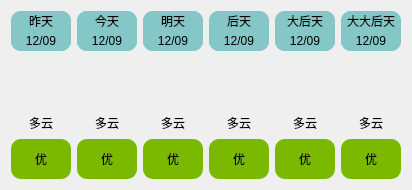
     <widget class="QWidget" name="widgetThree" native="true">
      <layout class="QHBoxLayout" name="horizontalLayout_16">
       <item>
        <layout class="QVBoxLayout" name="verticalLayout_16">
         <item>
          <widget class="QWidget" name="widget" native="true">
           <property name="styleSheet">
            <string notr="true">background-color: rgb(133, 199, 199);
border-radius: 10px;
border-bottom-left-radius: 10px;
border-bottom-right-radius: 10px;</string>
           </property>
           <layout class="QVBoxLayout" name="verticalLayout_14">
            <property name="spacing">
             <number>0</number>
            </property>
            <property name="leftMargin">
             <number>0</number>
            </property>
            <property name="topMargin">
             <number>0</number>
            </property>
            <property name="rightMargin">
             <number>0</number>
            </property>
            <property name="bottomMargin">
             <number>0</number>
            </property>
            <item>
             <widget class="QLabel" name="label">
              <property name="minimumSize">
               <size>
                <width>60</width>
                <height>20</height>
               </size>
              </property>
              <property name="maximumSize">
               <size>
                <width>60</width>
                <height>20</height>
               </size>
              </property>
              <property name="text">
               <string>昨天</string>
              </property>
              <property name="alignment">
               <set>Qt::AlignCenter</set>
              </property>
             </widget>
            </item>
            <item>
             <widget class="QLabel" name="label_2">
              <property name="minimumSize">
               <size>
                <width>60</width>
                <height>20</height>
               </size>
              </property>
              <property name="maximumSize">
               <size>
                <width>60</width>
                <height>20</height>
               </size>
              </property>
              <property name="text">
               <string>12/09</string>
              </property>
              <property name="alignment">
               <set>Qt::AlignCenter</set>
              </property>
             </widget>
            </item>
           </layout>
          </widget>
         </item>
         <item>
          <layout class="QVBoxLayout" name="verticalLayout_15">
           <item>
            <widget class="QLabel" name="label_3">
             <property name="minimumSize">
              <size>
               <width>60</width>
               <height>50</height>
              </size>
             </property>
             <property name="maximumSize">
              <size>
               <width>60</width>
               <height>50</height>
              </size>
             </property>
             <property name="text">
              <string/>
             </property>
             <property name="pixmap">
              <pixmap resource="sourceimg.qrc">:/img/img/CloudytoSunny.png</pixmap>
             </property>
             <property name="scaledContents">
              <bool>true</bool>
             </property>
            </widget>
           </item>
           <item>
            <widget class="QLabel" name="label_4">
             <property name="minimumSize">
              <size>
               <width>60</width>
               <height>20</height>
              </size>
             </property>
             <property name="maximumSize">
              <size>
               <width>60</width>
               <height>20</height>
              </size>
             </property>
             <property name="text">
              <string>多云</string>
             </property>
             <property name="alignment">
              <set>Qt::AlignCenter</set>
             </property>
            </widget>
           </item>
          </layout>
         </item>
         <item>
          <widget class="QLabel" name="labelAir">
           <property name="minimumSize">
            <size>
             <width>60</width>
             <height>40</height>
            </size>
           </property>
           <property name="maximumSize">
            <size>
             <width>60</width>
             <height>40</height>
            </size>
           </property>
           <property name="styleSheet">
            <string notr="true">
border-radius: 10px;
border-bottom-left-radius: 10px;
border-bottom-right-radius: 10px;
background-color: rgb(123, 185, 0);</string>
           </property>
           <property name="text">
            <string>优</string>
           </property>
           <property name="alignment">
            <set>Qt::AlignCenter</set>
           </property>
          </widget>
         </item>
        </layout>
       </item>
       <item>
        <layout class="QVBoxLayout" name="verticalLayout_17">
         <item>
          <widget class="QWidget" name="widget" native="true">
           <property name="styleSheet">
            <string notr="true">background-color: rgb(133, 199, 199);
border-radius: 10px;
border-bottom-left-radius: 10px;
border-bottom-right-radius: 10px;</string>
           </property>
           <layout class="QVBoxLayout" name="verticalLayout_18">
            <property name="spacing">
             <number>0</number>
            </property>
            <property name="leftMargin">
             <number>0</number>
            </property>
            <property name="topMargin">
             <number>0</number>
            </property>
            <property name="rightMargin">
             <number>0</number>
            </property>
            <property name="bottomMargin">
             <number>0</number>
            </property>
            <item>
             <widget class="QLabel" name="label_5">
              <property name="minimumSize">
               <size>
                <width>60</width>
                <height>20</height>
               </size>
              </property>
              <property name="maximumSize">
               <size>
                <width>60</width>
                <height>20</height>
               </size>
              </property>
              <property name="text">
               <string>今天</string>
              </property>
              <property name="alignment">
               <set>Qt::AlignCenter</set>
              </property>
             </widget>
            </item>
            <item>
             <widget class="QLabel" name="label_6">
              <property name="minimumSize">
               <size>
                <width>60</width>
                <height>20</height>
               </size>
              </property>
              <property name="maximumSize">
               <size>
                <width>60</width>
                <height>20</height>
               </size>
              </property>
              <property name="text">
               <string>12/09</string>
              </property>
              <property name="alignment">
               <set>Qt::AlignCenter</set>
              </property>
             </widget>
            </item>
           </layout>
          </widget>
         </item>
         <item>
          <layout class="QVBoxLayout" name="verticalLayout_19">
           <item>
            <widget class="QLabel" name="label_7">
             <property name="minimumSize">
              <size>
               <width>60</width>
               <height>50</height>
              </size>
             </property>
             <property name="maximumSize">
              <size>
               <width>60</width>
               <height>50</height>
              </size>
             </property>
             <property name="text">
              <string/>
             </property>
             <property name="pixmap">
              <pixmap resource="sourceimg.qrc">:/img/img/CloudytoSunny.png</pixmap>
             </property>
             <property name="scaledContents">
              <bool>true</bool>
             </property>
            </widget>
           </item>
           <item>
            <widget class="QLabel" name="label_8">
             <property name="minimumSize">
              <size>
               <width>60</width>
               <height>20</height>
              </size>
             </property>
             <property name="maximumSize">
              <size>
               <width>60</width>
               <height>20</height>
              </size>
             </property>
             <property name="text">
              <string>多云</string>
             </property>
             <property name="alignment">
              <set>Qt::AlignCenter</set>
             </property>
            </widget>
           </item>
          </layout>
         </item>
         <item>
          <widget class="QLabel" name="labelAir_2">
           <property name="minimumSize">
            <size>
             <width>60</width>
             <height>40</height>
            </size>
           </property>
           <property name="maximumSize">
            <size>
             <width>60</width>
             <height>40</height>
            </size>
           </property>
           <property name="styleSheet">
            <string notr="true">
border-radius: 10px;
border-bottom-left-radius: 10px;
border-bottom-right-radius: 10px;
background-color: rgb(123, 185, 0);</string>
           </property>
           <property name="text">
            <string>优</string>
           </property>
           <property name="alignment">
            <set>Qt::AlignCenter</set>
           </property>
          </widget>
         </item>
        </layout>
       </item>
       <item>
        <layout class="QVBoxLayout" name="verticalLayout_20">
         <item>
          <widget class="QWidget" name="widget" native="true">
           <property name="styleSheet">
            <string notr="true">background-color: rgb(133, 199, 199);
border-radius: 10px;
border-bottom-left-radius: 10px;
border-bottom-right-radius: 10px;</string>
           </property>
           <layout class="QVBoxLayout" name="verticalLayout_21">
            <property name="spacing">
             <number>0</number>
            </property>
            <property name="leftMargin">
             <number>0</number>
            </property>
            <property name="topMargin">
             <number>0</number>
            </property>
            <property name="rightMargin">
             <number>0</number>
            </property>
            <property name="bottomMargin">
             <number>0</number>
            </property>
            <item>
             <widget class="QLabel" name="label_9">
              <property name="minimumSize">
               <size>
                <width>60</width>
                <height>20</height>
               </size>
              </property>
              <property name="maximumSize">
               <size>
                <width>60</width>
                <height>20</height>
               </size>
              </property>
              <property name="text">
               <string>明天</string>
              </property>
              <property name="alignment">
               <set>Qt::AlignCenter</set>
              </property>
             </widget>
            </item>
            <item>
             <widget class="QLabel" name="label_10">
              <property name="minimumSize">
               <size>
                <width>60</width>
                <height>20</height>
               </size>
              </property>
              <property name="maximumSize">
               <size>
                <width>60</width>
                <height>20</height>
               </size>
              </property>
              <property name="text">
               <string>12/09</string>
              </property>
              <property name="alignment">
               <set>Qt::AlignCenter</set>
              </property>
             </widget>
            </item>
           </layout>
          </widget>
         </item>
         <item>
          <layout class="QVBoxLayout" name="verticalLayout_22">
           <item>
            <widget class="QLabel" name="label_11">
             <property name="minimumSize">
              <size>
               <width>60</width>
               <height>50</height>
              </size>
             </property>
             <property name="maximumSize">
              <size>
               <width>60</width>
               <height>50</height>
              </size>
             </property>
             <property name="text">
              <string/>
             </property>
             <property name="pixmap">
              <pixmap resource="sourceimg.qrc">:/img/img/CloudytoSunny.png</pixmap>
             </property>
             <property name="scaledContents">
              <bool>true</bool>
             </property>
            </widget>
           </item>
           <item>
            <widget class="QLabel" name="label_12">
             <property name="minimumSize">
              <size>
               <width>60</width>
               <height>20</height>
              </size>
             </property>
             <property name="maximumSize">
              <size>
               <width>60</width>
               <height>20</height>
              </size>
             </property>
             <property name="text">
              <string>多云</string>
             </property>
             <property name="alignment">
              <set>Qt::AlignCenter</set>
             </property>
            </widget>
           </item>
          </layout>
         </item>
         <item>
          <widget class="QLabel" name="labelAir_3">
           <property name="minimumSize">
            <size>
             <width>60</width>
             <height>40</height>
            </size>
           </property>
           <property name="maximumSize">
            <size>
             <width>60</width>
             <height>40</height>
            </size>
           </property>
           <property name="styleSheet">
            <string notr="true">
border-radius: 10px;
border-bottom-left-radius: 10px;
border-bottom-right-radius: 10px;
background-color: rgb(123, 185, 0);</string>
           </property>
           <property name="text">
            <string>优</string>
           </property>
           <property name="alignment">
            <set>Qt::AlignCenter</set>
           </property>
          </widget>
         </item>
        </layout>
       </item>
       <item>
        <layout class="QVBoxLayout" name="verticalLayout_23">
         <item>
          <widget class="QWidget" name="widget" native="true">
           <property name="styleSheet">
            <string notr="true">background-color: rgb(133, 199, 199);
border-radius: 10px;
border-bottom-left-radius: 10px;
border-bottom-right-radius: 10px;</string>
           </property>
           <layout class="QVBoxLayout" name="verticalLayout_24">
            <property name="spacing">
             <number>0</number>
            </property>
            <property name="leftMargin">
             <number>0</number>
            </property>
            <property name="topMargin">
             <number>0</number>
            </property>
            <property name="rightMargin">
             <number>0</number>
            </property>
            <property name="bottomMargin">
             <number>0</number>
            </property>
            <item>
             <widget class="QLabel" name="label_13">
              <property name="minimumSize">
               <size>
                <width>60</width>
                <height>20</height>
               </size>
              </property>
              <property name="maximumSize">
               <size>
                <width>60</width>
                <height>20</height>
               </size>
              </property>
              <property name="text">
               <string>后天</string>
              </property>
              <property name="alignment">
               <set>Qt::AlignCenter</set>
              </property>
             </widget>
            </item>
            <item>
             <widget class="QLabel" name="label_14">
              <property name="minimumSize">
               <size>
                <width>60</width>
                <height>20</height>
               </size>
              </property>
              <property name="maximumSize">
               <size>
                <width>60</width>
                <height>20</height>
               </size>
              </property>
              <property name="text">
               <string>12/09</string>
              </property>
              <property name="alignment">
               <set>Qt::AlignCenter</set>
              </property>
             </widget>
            </item>
           </layout>
          </widget>
         </item>
         <item>
          <layout class="QVBoxLayout" name="verticalLayout_25">
           <item>
            <widget class="QLabel" name="label_15">
             <property name="minimumSize">
              <size>
               <width>60</width>
               <height>50</height>
              </size>
             </property>
             <property name="maximumSize">
              <size>
               <width>60</width>
               <height>50</height>
              </size>
             </property>
             <property name="text">
              <string/>
             </property>
             <property name="pixmap">
              <pixmap resource="sourceimg.qrc">:/img/img/CloudytoSunny.png</pixmap>
             </property>
             <property name="scaledContents">
              <bool>true</bool>
             </property>
            </widget>
           </item>
           <item>
            <widget class="QLabel" name="label_16">
             <property name="minimumSize">
              <size>
               <width>60</width>
               <height>20</height>
              </size>
             </property>
             <property name="maximumSize">
              <size>
               <width>60</width>
               <height>20</height>
              </size>
             </property>
             <property name="text">
              <string>多云</string>
             </property>
             <property name="alignment">
              <set>Qt::AlignCenter</set>
             </property>
            </widget>
           </item>
          </layout>
         </item>
         <item>
          <widget class="QLabel" name="labelAir_4">
           <property name="minimumSize">
            <size>
             <width>60</width>
             <height>40</height>
            </size>
           </property>
           <property name="maximumSize">
            <size>
             <width>60</width>
             <height>40</height>
            </size>
           </property>
           <property name="styleSheet">
            <string notr="true">
border-radius: 10px;
border-bottom-left-radius: 10px;
border-bottom-right-radius: 10px;
background-color: rgb(123, 185, 0);</string>
           </property>
           <property name="text">
            <string>优</string>
           </property>
           <property name="alignment">
            <set>Qt::AlignCenter</set>
           </property>
          </widget>
         </item>
        </layout>
       </item>
       <item>
        <layout class="QVBoxLayout" name="verticalLayout_26">
         <item>
          <widget class="QWidget" name="widget" native="true">
           <property name="styleSheet">
            <string notr="true">background-color: rgb(133, 199, 199);
border-radius: 10px;
border-bottom-left-radius: 10px;
border-bottom-right-radius: 10px;</string>
           </property>
           <layout class="QVBoxLayout" name="verticalLayout_27">
            <property name="spacing">
             <number>0</number>
            </property>
            <property name="leftMargin">
             <number>0</number>
            </property>
            <property name="topMargin">
             <number>0</number>
            </property>
            <property name="rightMargin">
             <number>0</number>
            </property>
            <property name="bottomMargin">
             <number>0</number>
            </property>
            <item>
             <widget class="QLabel" name="label_17">
              <property name="minimumSize">
               <size>
                <width>60</width>
                <height>20</height>
               </size>
              </property>
              <property name="maximumSize">
               <size>
                <width>60</width>
                <height>20</height>
               </size>
              </property>
              <property name="text">
               <string>大后天</string>
              </property>
              <property name="alignment">
               <set>Qt::AlignCenter</set>
              </property>
             </widget>
            </item>
            <item>
             <widget class="QLabel" name="label_18">
              <property name="minimumSize">
               <size>
                <width>60</width>
                <height>20</height>
               </size>
              </property>
              <property name="maximumSize">
               <size>
                <width>60</width>
                <height>20</height>
               </size>
              </property>
              <property name="text">
               <string>12/09</string>
              </property>
              <property name="alignment">
               <set>Qt::AlignCenter</set>
              </property>
             </widget>
            </item>
           </layout>
          </widget>
         </item>
         <item>
          <layout class="QVBoxLayout" name="verticalLayout_28">
           <item>
            <widget class="QLabel" name="label_19">
             <property name="minimumSize">
              <size>
               <width>60</width>
               <height>50</height>
              </size>
             </property>
             <property name="maximumSize">
              <size>
               <width>60</width>
               <height>50</height>
              </size>
             </property>
             <property name="text">
              <string/>
             </property>
             <property name="pixmap">
              <pixmap resource="sourceimg.qrc">:/img/img/CloudytoSunny.png</pixmap>
             </property>
             <property name="scaledContents">
              <bool>true</bool>
             </property>
            </widget>
           </item>
           <item>
            <widget class="QLabel" name="label_20">
             <property name="minimumSize">
              <size>
               <width>60</width>
               <height>20</height>
              </size>
             </property>
             <property name="maximumSize">
              <size>
               <width>60</width>
               <height>20</height>
              </size>
             </property>
             <property name="text">
              <string>多云</string>
             </property>
             <property name="alignment">
              <set>Qt::AlignCenter</set>
             </property>
            </widget>
           </item>
          </layout>
         </item>
         <item>
          <widget class="QLabel" name="labelAir_5">
           <property name="minimumSize">
            <size>
             <width>60</width>
             <height>40</height>
            </size>
           </property>
           <property name="maximumSize">
            <size>
             <width>60</width>
             <height>40</height>
            </size>
           </property>
           <property name="styleSheet">
            <string notr="true">
border-radius: 10px;
border-bottom-left-radius: 10px;
border-bottom-right-radius: 10px;
background-color: rgb(123, 185, 0);</string>
           </property>
           <property name="text">
            <string>优</string>
           </property>
           <property name="alignment">
            <set>Qt::AlignCenter</set>
           </property>
          </widget>
         </item>
        </layout>
       </item>
       <item>
        <layout class="QVBoxLayout" name="verticalLayout_32">
         <item>
          <widget class="QWidget" name="widget" native="true">
           <property name="styleSheet">
            <string notr="true">background-color: rgb(133, 199, 199);
border-radius: 10px;
border-bottom-left-radius: 10px;
border-bottom-right-radius: 10px;</string>
           </property>
           <layout class="QVBoxLayout" name="verticalLayout_33">
            <property name="spacing">
             <number>0</number>
            </property>
            <property name="leftMargin">
             <number>0</number>
            </property>
            <property name="topMargin">
             <number>0</number>
            </property>
            <property name="rightMargin">
             <number>0</number>
            </property>
            <property name="bottomMargin">
             <number>0</number>
            </property>
            <item>
             <widget class="QLabel" name="label_25">
              <property name="minimumSize">
               <size>
                <width>60</width>
                <height>20</height>
               </size>
              </property>
              <property name="maximumSize">
               <size>
                <width>60</width>
                <height>20</height>
               </size>
              </property>
              <property name="text">
               <string>大大后天</string>
              </property>
              <property name="alignment">
               <set>Qt::AlignCenter</set>
              </property>
             </widget>
            </item>
            <item>
             <widget class="QLabel" name="label_26">
              <property name="minimumSize">
               <size>
                <width>60</width>
                <height>20</height>
               </size>
              </property>
              <property name="maximumSize">
               <size>
                <width>60</width>
                <height>20</height>
               </size>
              </property>
              <property name="text">
               <string>12/09</string>
              </property>
              <property name="alignment">
               <set>Qt::AlignCenter</set>
              </property>
             </widget>
            </item>
           </layout>
          </widget>
         </item>
         <item>
          <layout class="QVBoxLayout" name="verticalLayout_34">
           <item>
            <widget class="QLabel" name="label_27">
             <property name="minimumSize">
              <size>
               <width>60</width>
               <height>50</height>
              </size>
             </property>
             <property name="maximumSize">
              <size>
               <width>60</width>
               <height>50</height>
              </size>
             </property>
             <property name="text">
              <string/>
             </property>
             <property name="pixmap">
              <pixmap resource="sourceimg.qrc">:/img/img/CloudytoSunny.png</pixmap>
             </property>
             <property name="scaledContents">
              <bool>true</bool>
             </property>
            </widget>
           </item>
           <item>
            <widget class="QLabel" name="label_28">
             <property name="minimumSize">
              <size>
               <width>60</width>
               <height>20</height>
              </size>
             </property>
             <property name="maximumSize">
              <size>
               <width>60</width>
               <height>20</height>
              </size>
             </property>
             <property name="text">
              <string>多云</string>
             </property>
             <property name="alignment">
              <set>Qt::AlignCenter</set>
             </property>
            </widget>
           </item>
          </layout>
         </item>
         <item>
          <widget class="QLabel" name="labelAir_7">
           <property name="minimumSize">
            <size>
             <width>60</width>
             <height>40</height>
            </size>
           </property>
           <property name="maximumSize">
            <size>
             <width>60</width>
             <height>40</height>
            </size>
           </property>
           <property name="styleSheet">
            <string notr="true">
border-radius: 10px;
border-bottom-left-radius: 10px;
border-bottom-right-radius: 10px;
background-color: rgb(123, 185, 0);</string>
           </property>
           <property name="text">
            <string>优</string>
           </property>
           <property name="alignment">
            <set>Qt::AlignCenter</set>
           </property>
          </widget>
         </item>
        </layout>
       </item>
      </layout>
     </widget>
